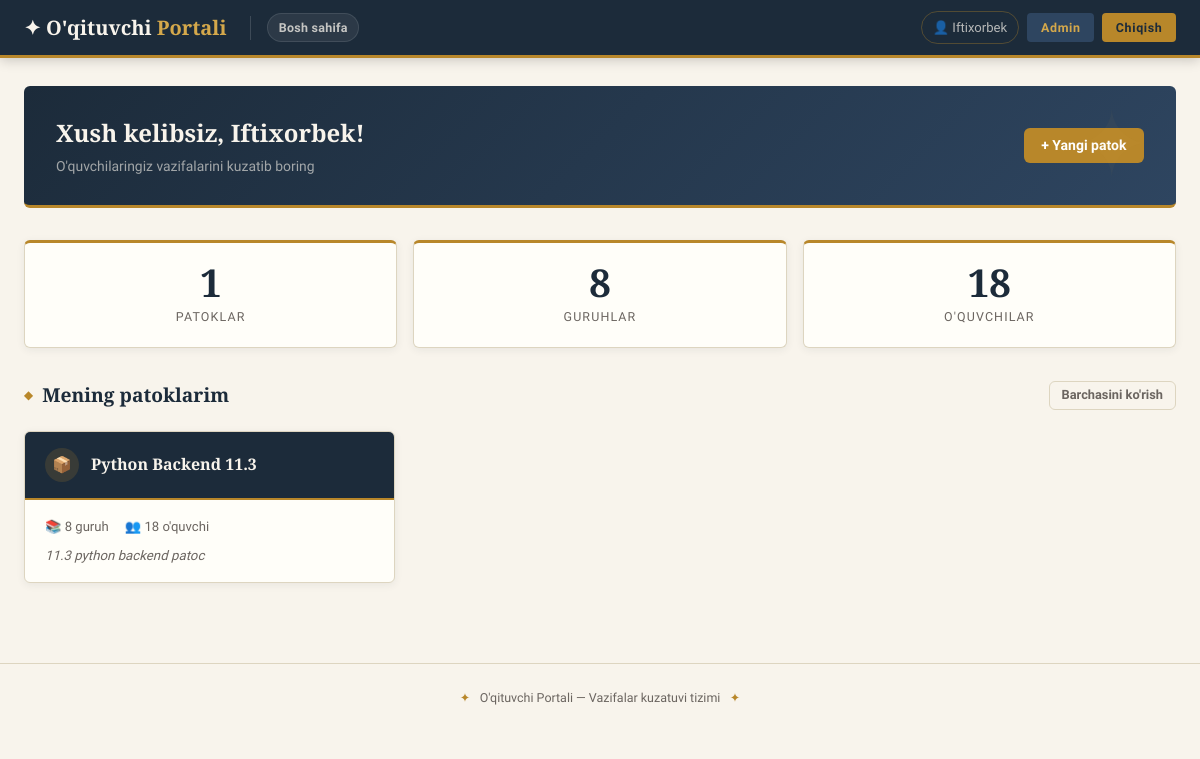
The app's page / (signed in) with its own data.
### apps/patoklar/models.py (models this page shows, shortened)
class Patok(models.Model):
    nomi = models.CharField(max_length=150, verbose_name="Patok nomi")
    oqituvchi = models.ForeignKey(
        User, on_delete=models.CASCADE,
        related_name='patoklar',
        verbose_name="O'qituvchi"
    )
    tavsif = models.TextField(blank=True, verbose_name="Tavsif")
    yaratilgan = models.DateTimeField(auto_now_add=True)
    class Meta:
        verbose_name = "Patok"
        verbose_name_plural = "Patoklar"
        ordering = ['-yaratilgan']
    def guruhlar_soni(self):
        return self.guruhlar.count()
    def talabalar_soni(self):
        from apps.talabalar.models import Talaba
        return Talaba.objects.filter(guruh__patok=self).count()

### apps/patoklar/views.py (the view)
# urls.py: path('', group_views.dashboard, name='dashboard'),
@login_required
def dashboard(request):
    patoklar = Patok.objects.filter(oqituvchi=request.user)
    context = {
        'patoklar': patoklar,
        'patoklar_soni': patoklar.count(),
        'jami_talabalar': sum(p.talabalar_soni() for p in patoklar),
        'jami_guruhlar': sum(p.guruhlar_soni() for p in patoklar),
    }
    return render(request, 'base/dashboard.html', context)

### templates/base/dashboard.html (shortened to what this page needs)
{% extends 'base/base.html' %}
{% block content %}
<div class="welcome">
    <div>
        <div class="welcome-name">Xush kelibsiz, {{ user.get_full_name|default:user.username }}!</div>
        <div class="welcome-sub">O'quvchilaringiz vazifalarini kuzatib boring</div>
    </div>
    <a href="/patoklar/create/" class="btn btn-gold">+ Yangi patok</a>
</div>
<div class="stats">
    <div class="stat">
        <div class="stat-n">{{ patoklar_soni }}</div>
        <div class="stat-l">Patoklar</div>
    </div>
    <div class="stat">
        <div class="stat-n">{{ jami_guruhlar }}</div>
        <div class="stat-l">Guruhlar</div>
    </div>
    <div class="stat">
        <div class="stat-n">{{ jami_talabalar }}</div>
        <div class="stat-l">O'quvchilar</div>
    </div>
</div>
<div class="section-head">
    <div class="section-title">Mening patok­larim</div>
    <a href="/patoklar/" class="btn btn-ghost btn-sm">Barchasini ko'rish</a>
</div>
{% if patoklar %}
<div class="patok-grid">
    {% for p in patoklar %}
    <a href="/patoklar/{{ p.pk }}/" class="patok-card">
        <div class="patok-card-top">
            <div class="patok-icon">📦</div>
            <div class="patok-name">{{ p.nomi }}</div>
        </div>
        <div class="patok-card-body">
            <div class="patok-meta">
                <span>📚 {{ p.guruhlar_soni }} guruh</span>
                <span>👥 {{ p.talabalar_soni }} o'quvchi</span>
            </div>
            {% if p.tavsif %}<div class="patok-desc">{{ p.tavsif|truncatechars:70 }}</div>{% endif %}
        </div>
    </a>
    {% endfor %}
</div>
{% endif %}
{% endblock %}

### templates/base/base.html (shortened to what this page needs)
<!DOCTYPE html>
<html lang="uz">
<head>
</head>
<body>
{% if user.is_authenticated %}
<nav class="topbar">
    <a href="/" class="topbar-brand">✦ O'qituvchi <em>Portali</em></a>
    <ul class="breadcrumb">
        {% block breadcrumb %}
        <li><a href="/">Bosh sahifa</a></li>
        {% endblock %}
    </ul>
    <div class="topbar-right">
        <span class="topbar-user">👤 {{ user.get_full_name|default:user.username }}</span>
        {% if user.is_staff %}
        <a href="/admin/" class="btn-topbar" style="background:var(--ink-light);color:var(--gold-light);">Admin</a>
        {% endif %}
        <a href="/logout/" class="btn-topbar">Chiqish</a>
    </div>
</nav>
{% endif %}
<main class="page">
    {% block content %}{% endblock %}
</main>
<footer class="site-footer">
    <span>✦</span> O'qituvchi Portali — Vazifalar kuzatuvi tizimi <span>✦</span>
</footer>
</body>
</html>

### templates/base/base.html (style rules this page uses)
:root { --ink: #1c2b3a; --ink-light: #2e4560; --gold: #b8872a; --gold-light: #d4a84b; --gold-pale: #fdf6e8; --green: #2a6b47; --green-pale: #eaf4ef; --red: #8b2230; --parchment: #f8f4ec; --cream: #fffef9; --rule: #ddd5c0; --muted: #6b6560; --shadow-sm: 0 2px 8px rgba(28,43,58,.07); --shadow-md: 0 6px 24px rgba(28,43,58,.10); --shadow-lg: 0 12px 40px rgba(28,43,58,.14); --r: 6px; }
*, *::before, *::after { margin:0; padding:0; box-sizing:border-box; }
body { font-family: 'Source Sans 3', sans-serif; background: var(--parchment); color: var(--ink); min-height: 100vh; font-size: 15px; line-height: 1.6; }
.topbar { background: var(--ink); border-bottom: 3px solid var(--gold); height: 58px; display: flex; align-items: center; padding: 0 1.5rem; gap: 1rem; position: sticky; top: 0; z-index: 200; box-shadow: 0 2px 12px rgba(0,0,0,.2); }
.topbar-brand { font-family: 'Playfair Display', serif; font-size: 1.25rem; font-weight: 700; color: var(--parchment); text-decoration: none; white-space: nowrap; margin-right: 0.5rem; }
.topbar-brand em { color: var(--gold-light); font-style: normal; }
.breadcrumb { display: flex; align-items: center; gap: 0.25rem; list-style: none; flex: 1; overflow: hidden; }
.breadcrumb li { display: flex; align-items: center; gap: 0.25rem; }
.breadcrumb a { display: inline-flex; align-items: center; color: rgba(248,244,236,.75); text-decoration: none; font-size: 0.78rem; font-weight: 600; letter-spacing: .02em; white-space: nowrap; padding: 0.22rem 0.65rem; border-radius: 20px; background: rgba(255,255,255,.07); border: 1px solid rgba(255,255,255,.1); transition: all .18s; }
.topbar-right { display: flex; align-items: center; gap: 0.5rem; margin-left: auto; }
.topbar-user { color: rgba(248,244,236,.7); font-size: 0.82rem; padding: 0.3rem 0.7rem; border: 1px solid rgba(184,135,42,.35); border-radius: 20px; white-space: nowrap; }
.btn-topbar { background: var(--gold); color: var(--ink); font-weight: 700; font-size: 0.78rem; letter-spacing: .05em; padding: 0.3rem 0.85rem; border-radius: 4px; text-decoration: none; transition: background .15s; white-space: nowrap; }
.page { max-width: 1440px; margin: 0 auto; padding: 1.75rem 1.5rem 3rem; }
.btn { display: inline-flex; align-items: center; gap: 0.35rem; padding: .5rem 1.1rem; border-radius: var(--r); font-family: 'Source Sans 3', sans-serif; font-size: 0.875rem; font-weight: 600; cursor: pointer; text-decoration: none; border: none; transition: all .18s; white-space: nowrap; line-height: 1.4; }
.btn-gold { background: var(--gold); color: #fff; }
.btn-ghost { background: transparent; color: var(--muted); border: 1.5px solid var(--rule); }
.btn-sm { padding: .3rem .75rem; font-size: 0.8rem; }
.site-footer { text-align: center; color: var(--muted); font-size: .78rem; padding: 1.5rem; border-top: 1px solid var(--rule); margin-top: 2rem; }
.site-footer span { color: var(--gold); margin: 0 .4rem; }

### records on screen
Patok: nomi "Python Backend 11.3", guruhlar_soni "8", talabalar_soni "18", tavsif "11.3 python backend patoc"

### other values on screen
{{ user.get_full_name|default:user.username }} "Iftixorbek"
{{ patoklar_soni }} "1"
{{ jami_guruhlar }} "8"
{{ jami_talabalar }} "18"
